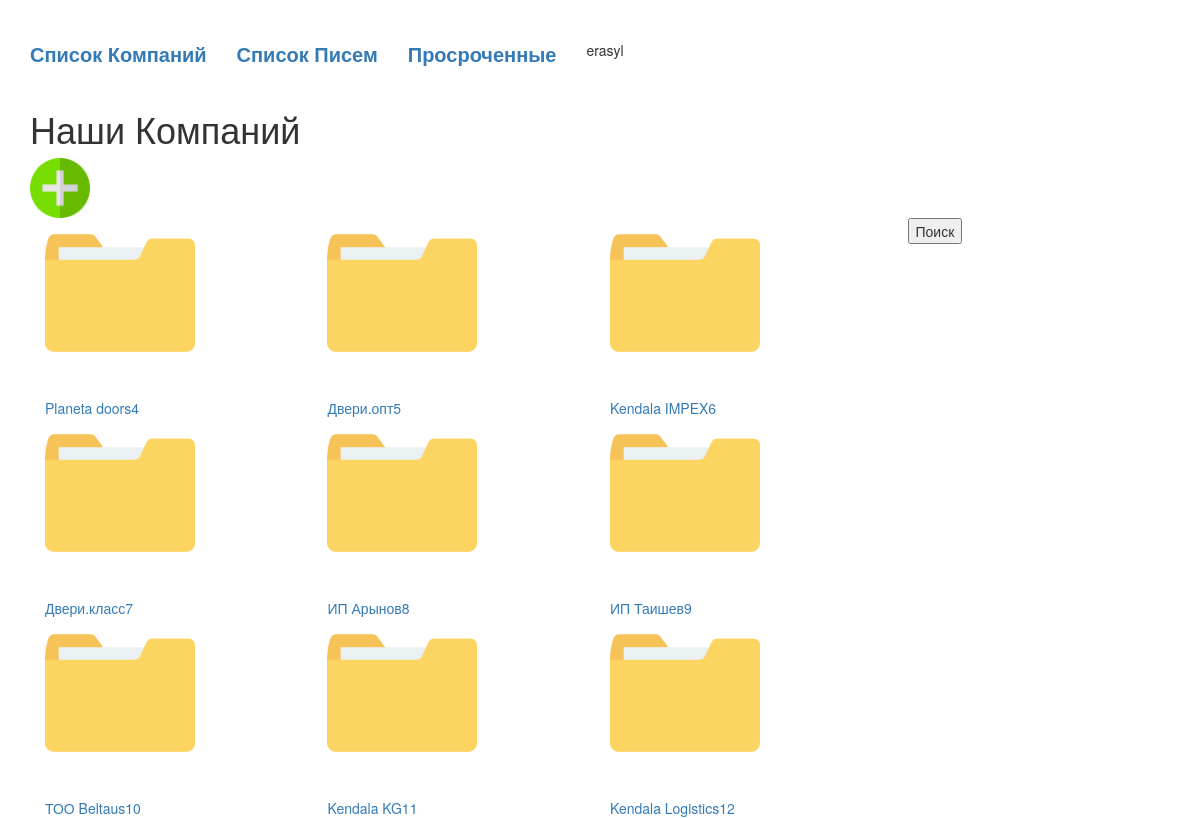
/company_list (signed in), run on an earlier commit of the app's database.
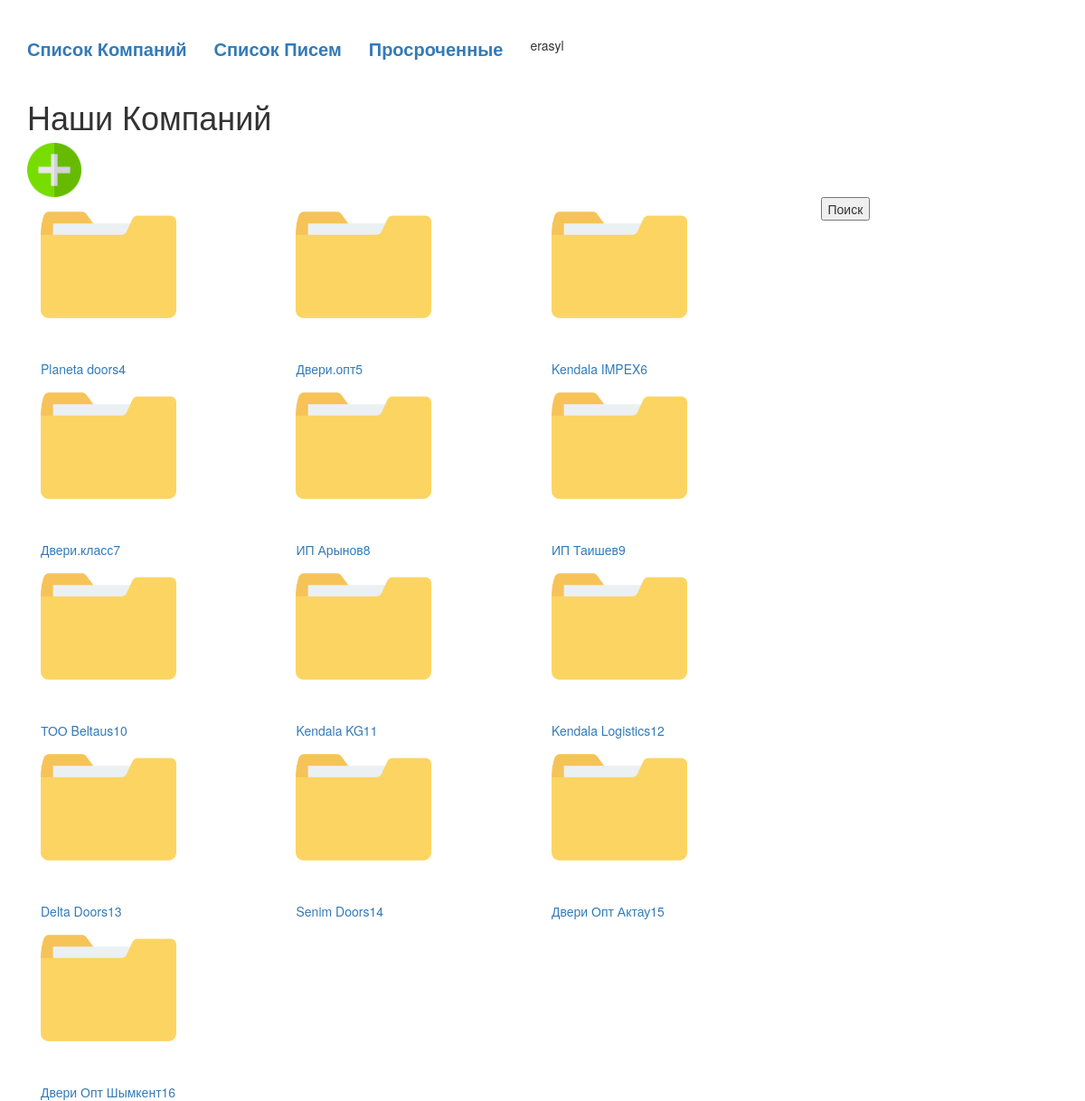
And on a later commit of the database.
### blog/models.py (models this page shows)
class OwnCompany(models.Model):
    name = models.CharField('Название Юр.  Лица', max_length=200)
    ebin = models.CharField('БИН РК', max_length=14, blank=True)
    adress = models.CharField('Адрес', max_length=200, blank=True)
    def __str__(self):
        return self.name + str(self.id)

### blog/views.py (the view)
# urls.py: path('company_list', views.company_list, name='company_list'),
def company_list(request):
    dogovors = Dogovor.objects.order_by('id')
    companys = OwnCompany.objects.order_by('id')
    context = {
        'dogovors': dogovors,
        'companys': companys,
    }
    return render(request, 'blog/company_list.html', context)

### blog/templates/blog/company_list.html (shortened to what this page needs)
{% extends 'blog/base.html' %}
{% block content %}
    <div class="dogovor_list">
        <h1>Наши Компаний</h1>
        <a href="{% url 'admin:blog_dogovor_add' %}"><img class="plus" src="/media/images/plus.png"></a>
        <div class="row">
            <div class="col-md-9">
                {% for company in companys %}
                    <a href="{% url 'entity_list' pk=company.id %}">
                        <div class="col-md-4 folder">
                            <img src="/media/images/folder.png">
                            <div class="name">{{ company }}</div>
                        </div>
                    </a>
                {% endfor %}
            </div>
            <div class="col-md-3">
                <div class="poisk">
                    <form action="{% url 'search_list' %}" method="get">
                        <button type="submit">Поиск</button>
                    </form>
                </div>
            </div>
        </div>
    </div>
{% endblock %}

### blog/templates/blog/base.html (shortened to what this page needs)
{% load static %}
{% if user.is_authenticated %}
    <html>
        <head>
            <link rel="stylesheet" href="//maxcdn.bootstrapcdn.com/bootstrap/3.2.0/css/bootstrap.min.css">
            <link rel="stylesheet" href="//maxcdn.bootstrapcdn.com/bootstrap/3.2.0/css/bootstrap-theme.min.css">
            <link rel="stylesheet" href="/static/css/style.css">
        </head>
        <body>
            {% if user.get_username == 'Law' or user.is_superuser %}
                <div class="container header">
                    <a href="{% url 'company_list' %}"><div>Список Компаний</div></a>
                    <a href="{% url 'mail_list' %}"><div>Список Писем</div></a>
                    <a href="{% url 'expired_list' %}"><div>Просроченные</div></a>
                    {{ user.get_username }}
                </div>
            {% endif %}
            <div class="container">
                {% block content %}
                {% endblock %}
            </div>
        </body>
    </html>
{% else %}
    Please Login
    <a href="{% url 'user_login' %}"><div>Sign in</div></a>
{% endif %}

### blog/static/css/style.css (style rules this page uses)
.dogovor_list .folder img { width: 150px; }
.dogovor_list .folder .name { margin-top: 30px; }
.dogovor_list .plus { width: 60px; }
.header { display: flex; margin-top: 40px; margin-bottom: 20px; }
.header div { margin-right: 30px; font-size: 20px; font-weight: bold; }

What changed in the data, as far as the page shows it:
added OwnCompany: name+id "Delta Doors13"
added OwnCompany: name+id "Senim Doors14"
added OwnCompany: name+id "Двери Опт Актау15"
added OwnCompany: name+id "Двери Опт Шымкент16"
